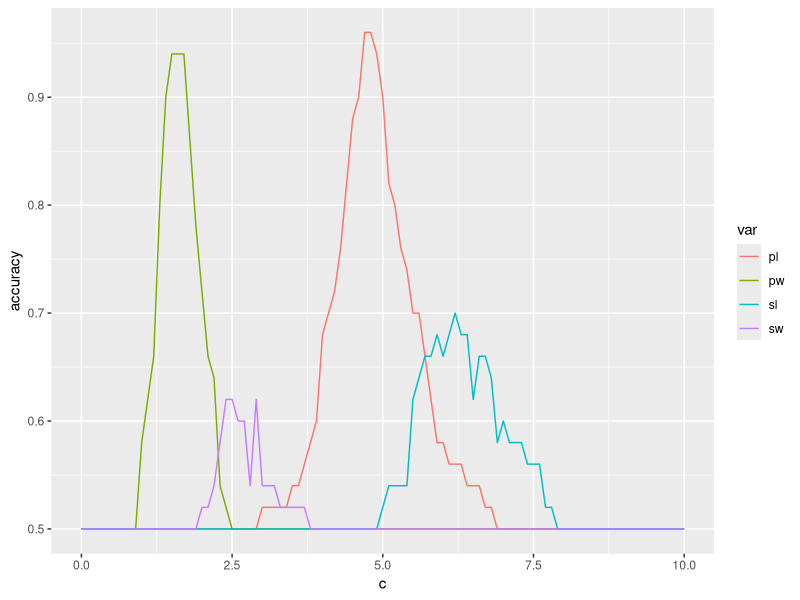
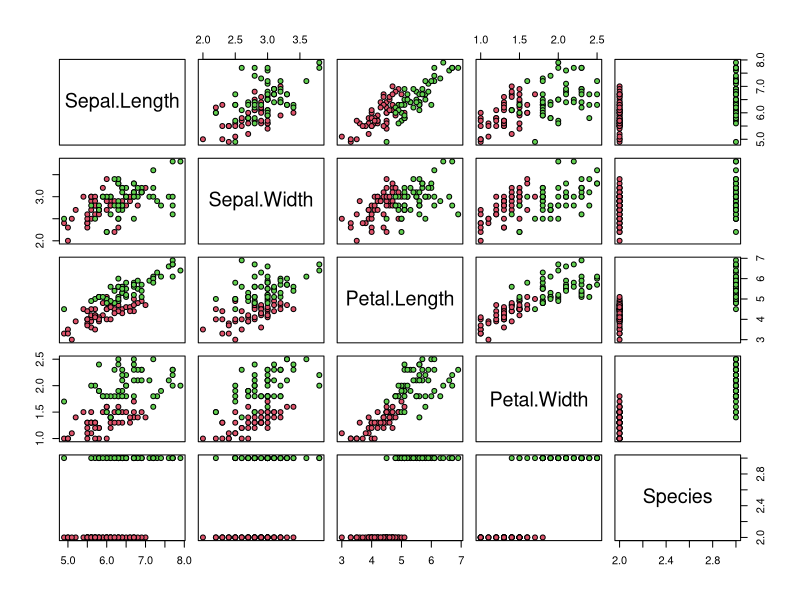
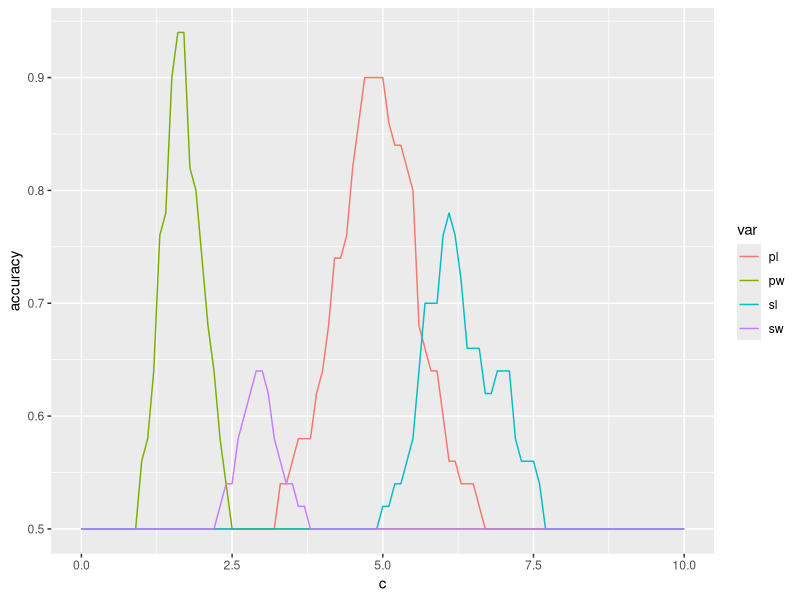
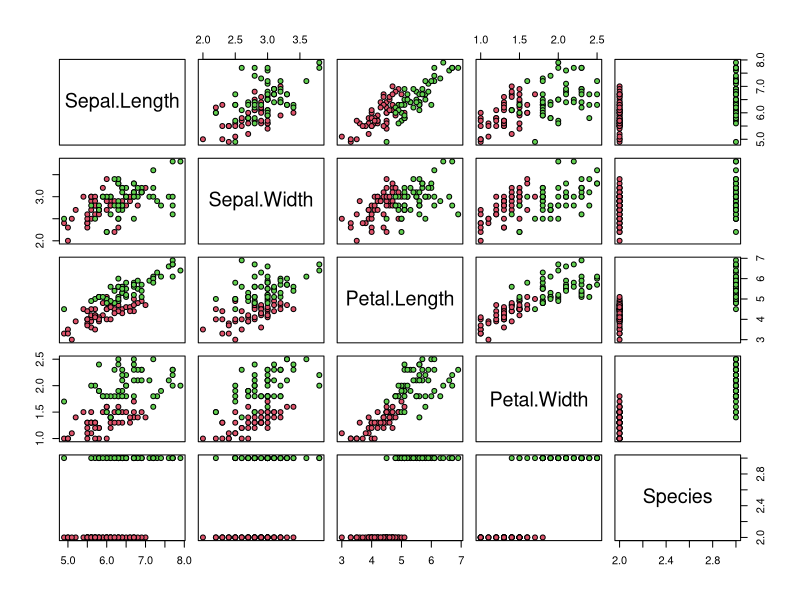

Reproduce these figures in R, in order.
######### Part 2 ##########
library(dslabs)
library(tidyverse)
library(caret)
library(dplyr)
library(lubridate)

data(iris)
iris <- iris[-which(iris$Species=='setosa'),]
y <- iris$Species

# set.seed(2) # if using R 3.5 or earlier
set.seed(2, sample.kind="Rounding") # if using R 3.6 or later
test_index <- createDataPartition(y,times = 1,p = 0.5,list = FALSE)
test <- iris[test_index,]
train <- iris[-test_index,]

# Using only the train iris dataset, for each feature, perform a simple search 
# to find the cutoff that produces the highest accuracy, predicting virginica
# if greater than the cutoff and versicolor otherwise. Use the seq function 
# over the range of each feature by intervals of 0.1 for this search.

# Which feature produces the highest accuracy?

cutoffs<-seq(0,10,0.1)

sep_length<-map_dbl(cutoffs, function(x){
  y_hat<-if_else(train$Sepal.Length>x,"virginica","versicolor")%>%
    factor(levels=levels(test$Species))
  mean(y_hat==train$Species)
})
sep_width<-map_dbl(cutoffs, function(x){
  y_hat<-if_else(train$Sepal.Width>x,"virginica","versicolor")%>%
    factor(levels=levels(test$Species))
  mean(y_hat==train$Species)
})
pet_length<-map_dbl(cutoffs, function(x){
  y_hat<-if_else(train$Petal.Length>x,"virginica","versicolor")%>%
    factor(levels=levels(test$Species))
  mean(y_hat==train$Species)
})
pet_width<-map_dbl(cutoffs, function(x){
  y_hat<-if_else(train$Petal.Width>x,"virginica","versicolor")%>%
    factor(levels=levels(test$Species))
  mean(y_hat==train$Species)
})

data.frame(c=cutoffs,sl=sep_length,sw=sep_width,pl=pet_length,pw=pet_width)%>%
  gather(key=var,val=accuracy,-c)%>%
  ggplot(aes(c,accuracy,colour=var))+
  geom_line()

data.frame(c=cutoffs,sl=sep_length,sw=sep_width,pl=pet_length,pw=pet_width)%>%
  gather(key=var,val=accuracy,-c)%>%
  filter(accuracy==max(accuracy))


y_hat_best<-if_else(train$Petal.Length>5,"virginica","versicolor")%>%
  factor(levels=levels(test$Species))
mean(y_hat_best==train$Species)




plot(iris,pch=21,bg=iris$Species)
# Which feature best optimizes our overall accuracy when using the test set?
cutoffs<-seq(0,10,0.1)

sep_length<-map_dbl(cutoffs, function(x){
  y_hat<-if_else(test$Sepal.Length>x,"virginica","versicolor")%>%
    factor(levels=levels(test$Species))
  mean(y_hat==test$Species)
})
sep_width<-map_dbl(cutoffs, function(x){
  y_hat<-if_else(test$Sepal.Width>x,"virginica","versicolor")%>%
    factor(levels=levels(test$Species))
  mean(y_hat==test$Species)
})
pet_length<-map_dbl(cutoffs, function(x){
  y_hat<-if_else(test$Petal.Length>x,"virginica","versicolor")%>%
    factor(levels=levels(test$Species))
  mean(y_hat==test$Species)
})
pet_width<-map_dbl(cutoffs, function(x){
  y_hat<-if_else(test$Petal.Width>x,"virginica","versicolor")%>%
    factor(levels=levels(test$Species))
  mean(y_hat==test$Species)
})
data.frame(c=cutoffs,sl=sep_length,sw=sep_width,pl=pet_length,pw=pet_width)%>%
  gather(key=var,val=accuracy,-c)%>%
  ggplot(aes(c,accuracy,colour=var))+
  geom_line()



#Notice that Petal.Length and Petal.Width in combination could potentially 
#be more information than either feature alone.
plot(iris,pch=21,bg=iris$Species)

#Optimize the the cutoffs for Petal.Length and Petal.Width separately in the 
#train dataset by using the seq function with increments of 0.1. 
pet_length<-map_dbl(cutoffs, function(x){
  y_hat<-if_else(train$Petal.Length>x,"virginica","versicolor")%>%
    factor(levels=levels(test$Species))
  mean(y_hat==train$Species)
})
pet_width<-map_dbl(cutoffs, function(x){
  y_hat<-if_else(train$Petal.Width>x,"virginica","versicolor")%>%
    factor(levels=levels(test$Species))
  mean(y_hat==train$Species)
})
# More than one max values for each, len is best at 4.7-.8, width is 1.5-7
data.frame(c=cutoffs,len=pet_length,wid=pet_width)%>%
  filter(len==max(len)|wid==max(wid))
#Then, report the overall accuracy when applied to the test dataset by 
#creating a rule that predicts virginica if Petal.Length is greater than the
#length cutoff OR Petal.Width is greater than the width cutoff, and
#versicolor otherwise.
y_hat_double<-if_else(test$Petal.Length>4.7|test$Petal.Width>1.5,
                     "virginica","versicolor")%>%
                      factor(levels=levels(test$Species))

mean(y_hat_double==test$Species)
#What is the overall accuracy for the test data now?
